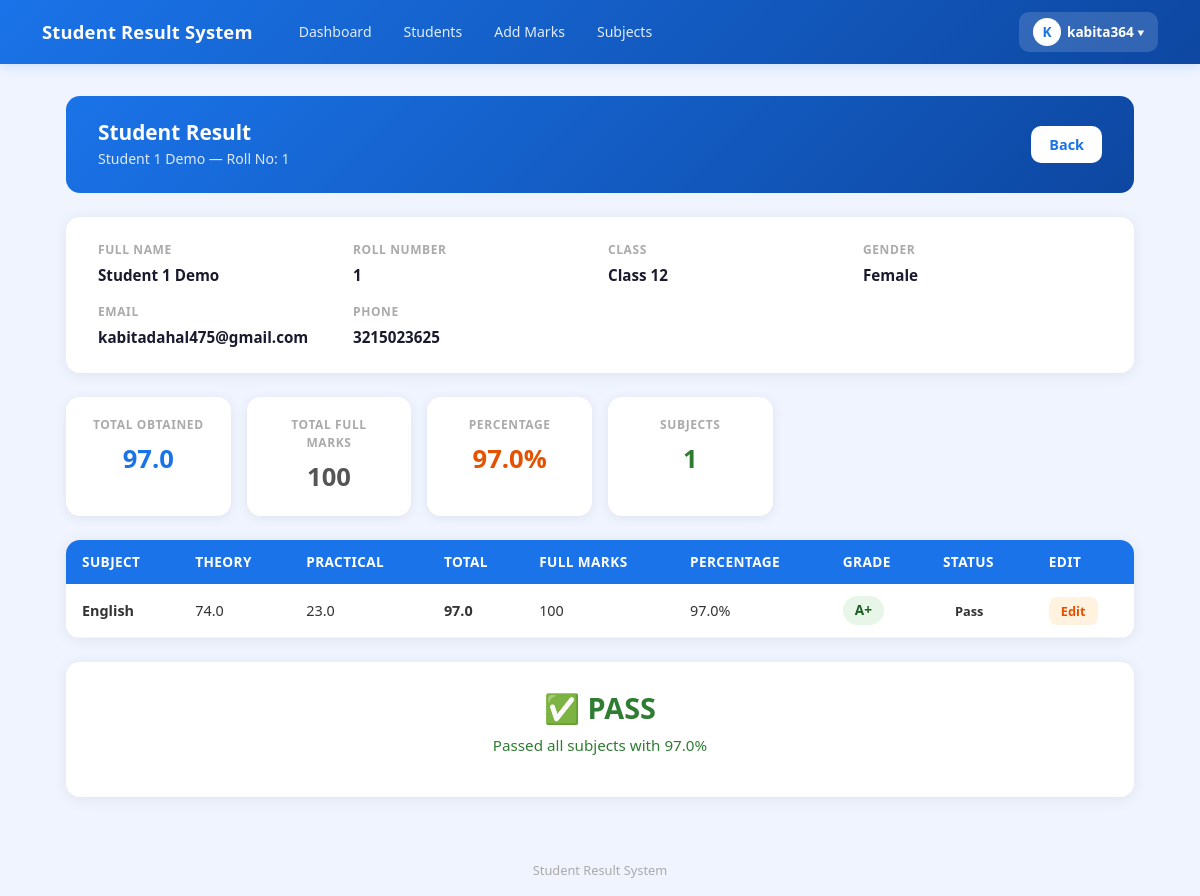
/result/377/ (signed in), run on the app's committed database.
### result/models.py (models this page shows, shortened)
class CustomUser(AbstractUser):
    ROLE_CHOICES = (
        ('admin', 'Admin'),
        ('teacher', 'Teacher'),
        ('student', 'Student'),
    )
    role = models.CharField(max_length=10, choices=ROLE_CHOICES, default='student')
    phone = models.CharField(max_length=15, null=True, blank=True)

class Student(models.Model):
    GENDER_CHOICES = [
        ('Male', 'Male'),
        ('Female', 'Female'),
        ('Other', 'Other'),
    ]
    student_id = models.CharField(
        max_length=20,
        unique=True,
        default=generate_student_id,
        editable=False
    )
    roll_number = models.PositiveIntegerField()
    first_name = models.CharField(max_length=50)
    last_name = models.CharField(max_length=50)
    email = models.EmailField(unique=True)
    phone = models.CharField(max_length=15, validators=[MinLengthValidator(10)])
    gender = models.CharField(max_length=10, choices=GENDER_CHOICES)
    date_of_birth = models.DateField(null=True)
    address = models.TextField()
    parent_name = models.CharField(max_length=100, blank=True)
    parent_phone = models.CharField(max_length=15, validators=[MinLengthValidator(10)])
    parent_email = models.EmailField(blank=True)
    class_name = models.ForeignKey(
        'Class',
        on_delete=models.CASCADE,
        related_name='students'
    )
    user = models.OneToOneField(CustomUser, on_delete=models.CASCADE, null=True, blank=True, related_name='student_profile')
    must_change_password = models.BooleanField(default=True)
    class Meta:
        unique_together = ['roll_number', 'class_name']
        ordering = ['class_name', 'roll_number']

class Class(models.Model):
    name = models.CharField(max_length=20)
    section = models.CharField(max_length=10, blank=True)
    def __str__(self):
        if self.section:
            return f"{self.name} - Section {self.section}"
        return self.name
    class Meta:
        verbose_name_plural = "Classes"
        ordering = ['name', 'section']

class Marks(models.Model):
    student = models.ForeignKey(
        Student,
        on_delete=models.CASCADE,
        related_name='marks'
    )
    subject = models.ForeignKey(
        Subject,
        on_delete=models.CASCADE
    )
    theory_obtained = models.FloatField(
        validators=[MinValueValidator(0.0)]
    )
    practical_obtained = models.FloatField(
        validators=[MinValueValidator(0.0)]
    )
    marks_obtained = models.FloatField(
        default=0,
        validators=[MinValueValidator(0.0)]
    )
    percentage = models.FloatField(default=0)
    grade = models.CharField(max_length=5, blank=True)
    is_pass = models.BooleanField(default=False)
    class Meta:
        unique_together = ['student', 'subject']

class Subject(models.Model):
    class_name = models.ForeignKey(
        Class, on_delete=models.CASCADE, related_name='subjects'
    )
    name = models.CharField(max_length=100)
    subject_code = models.CharField(max_length=20,unique=True, blank=True)
    full_marks = models.PositiveIntegerField(default=100)
    theory_marks = models.PositiveIntegerField(default=60)
    practical_marks = models.PositiveIntegerField(default=40)
    pass_marks = models.PositiveIntegerField(default=40)
    theory_pass_marks = models.PositiveIntegerField(default=24)
    practical_pass_marks = models.PositiveIntegerField(default=15)
    class Meta:
        ordering = ['name']

### result/views.py (the view)
# urls.py: path('result/<int:pk>/', views.student_result, name='student_result'),
@login_required(login_url='result:admin_login')
def student_result(request, pk):
    student = get_object_or_404(Student, pk=pk)
    marks_list = Marks.objects.filter(student=student)
    total_obtained = sum(m.marks_obtained for m in marks_list)
    total_full = sum(m.subject.full_marks for m in marks_list)
    overall_pct = round((total_obtained / total_full * 100) if total_full else 0, 2)
    return render(request, 'result/student_result.html', {
        'student': student,
        'marks_list': marks_list,
        'total_obtained': total_obtained,
        'total_full': total_full,
        'overall_pct': overall_pct,
    })

### result/templates/result/student_result.html (shortened to what this page needs)
{% extends 'result/base.html' %}
{% block content %}
<div class="page-header">
    <div>
        <h4> Student Result</h4>
        <p>{{ student.first_name }} {{ student.last_name }} — Roll No: {{ student.roll_number }}</p>
    </div>
    <a href="{% url 'result:student_list' %}" class="btn-back"> Back</a>
</div>
<div class="info-card">
    <div class="info-grid">
        <div class="info-item">
            <label>Full Name</label>
            <span>{{ student.first_name }} {{ student.last_name }}</span>
        </div>
        <div class="info-item">
            <label>Roll Number</label>
            <span>{{ student.roll_number }}</span>
        </div>
        <div class="info-item">
            <label>Class</label>
            <span>{{ student.class_name }}</span>
        </div>
        <div class="info-item">
            <label>Gender</label>
            <span>{{ student.gender }}</span>
        </div>
        <div class="info-item">
            <label>Email</label>
            <span>{{ student.email }}</span>
        </div>
        <div class="info-item">
            <label>Phone</label>
            <span>{{ student.phone }}</span>
        </div>
    </div>
</div>
<div class="summary-cards">
    <div class="summary-card">
        <div class="label">Total Obtained</div>
        <div class="value" style="color:#1a73e8;">{{ total_obtained }}</div>
    </div>
    <div class="summary-card">
        <div class="label">Total Full Marks</div>
        <div class="value" style="color:#555;">{{ total_full }}</div>
    </div>
    <div class="summary-card">
        <div class="label">Percentage</div>
        <div class="value" style="color:#e65100;">{{ overall_pct }}%</div>
    </div>
    <div class="summary-card">
        <div class="label">Subjects</div>
        <div class="value" style="color:#2e7d32;">{{ marks_list.count }}</div>
    </div>
</div>
{% if marks_list %}
<div class="table-card">
    <table class="table">
        <thead>
            <tr>
                <th>Subject</th>
                <th>Theory</th>
                <th>Practical</th>
                <th>Total</th>
                <th>Full Marks</th>
                <th>Percentage</th>
                <th>Grade</th>
                <th>Status</th>
                <th>Edit</th>
            </tr>
        </thead>
        <tbody>
            {% for mark in marks_list %}
            <tr>
                <td><strong>{{ mark.subject.name }}</strong></td>
                <td>{{ mark.theory_obtained }}</td>
                <td>{{ mark.practical_obtained }}</td>
                <td><strong>{{ mark.marks_obtained }}</strong></td>
                <td>{{ mark.subject.full_marks }}</td>
                <td>{{ mark.percentage }}%</td>
                <td>
                    <span class="grade-badge grade-{{ mark.grade|cut:'+' }}{% if '+' in mark.grade %}-plus{% endif %}">
                        {{ mark.grade }}
                    </span>
                </td>
                <td>
                    <span class="pass-badge pass-{{ mark.is_pass }}">
                        {% if mark.is_pass %}Pass{% else %}Fail{% endif %}
                    </span>
                </td>
                <td>
                    <a href="{% url 'result:edit_marks' mark.pk %}" style="background:#fff3e0; color:#e65100; border-radius:8px;
              padding:5px 12px; font-size:0.8rem; font-weight:600;
              text-decoration:none;">
                        Edit
                    </a>
                </td>
            </tr>
            {% endfor %}
        </tbody>
    </table>
</div>
<div class="result-final">
    {% if marks_list %}
    {% with failed=marks_list|dictsort:"is_pass" %}
    {% if failed.0.is_pass == False %}
    <div class="result-text result-fail"> FAIL</div>
    <p style="color:#c62828; font-size:0.95rem;">Failed in one or more subjects</p>
    {% else %}
    <div class="result-text result-pass">✅ PASS</div>
    <p style="color:#2e7d32; font-size:0.95rem;">Passed all subjects with {{ overall_pct }}%</p>
    {% endif %}
    {% endwith %}
    {% endif %}
</div>
{% endif %}
{% endblock %}

### result/templates/result/base.html (shortened to what this page needs)
<!DOCTYPE html>
<html lang="ne">
<head>
    <link href="https://cdn.jsdelivr.net/npm/bootstrap@5.3.0/dist/css/bootstrap.min.css" rel="stylesheet">
    <link href="https://cdn.jsdelivr.net/npm/bootstrap-icons@1.10.0/font/bootstrap-icons.css" rel="stylesheet">
</head>
<body>
    <nav class="navbar navbar-expand-lg">
        <div class="container">
         <a class="navbar-brand text-white" href="{% url 'result:dashboard' %}">
    Student Result System
</a>
            {% if user.is_authenticated %}
            <div class="collapse navbar-collapse" id="navMenu">
                <div class="d-flex gap-1 ms-3 flex-wrap align-items-center">
                    <a href="{% url 'result:dashboard' %}" class="nav-link-btn">Dashboard</a>
                    <a href="{% url 'result:student_list' %}" class="nav-link-btn">Students</a>
                    <a href="{% url 'result:add_marks' %}" class="nav-link-btn">Add Marks</a>
                    <a href="{% url 'result:subject_list' %}" class="nav-link-btn">Subjects</a>
                </div>
                <div class="ms-auto mt-2 mt-lg-0 profile-dropdown">
                    <button class="profile-btn" onclick="toggleDropdown()">
                        <div class="profile-avatar">
                            {{ request.user.username|first|upper }}
                        </div>
                        {{ request.user.username }}
                        ▾
                    </button>
                </div>
            </div>
            {% endif %}
        </div>
    </nav>
    <div class="main-container">
        {% block content %}{% endblock %}
    </div>
    <div class="site-footer">
        Student Result System
    </div>
</body>
</html>

### result/templates/result/base.html (style rules this page uses)
body { background: #f0f4ff; min-height: 100vh; }
.navbar-brand { font-size: 1.15rem; font-weight: 700; letter-spacing: 0.01em; }
.navbar { background: linear-gradient(135deg, #1a73e8, #0d47a1) !important; box-shadow: 0 2px 12px rgba(26, 115, 232, 0.18); padding: 0.75rem 0; }
.nav-link-btn { color: rgba(255, 255, 255, 0.88); font-size: 0.88rem; font-weight: 500; padding: 6px 14px; border-radius: 8px; text-decoration: none; transition: background 0.15s; }
.profile-dropdown { position: relative; }
.profile-btn { background: rgba(255, 255, 255, 0.15); color: white; border: none; border-radius: 10px; padding: 6px 14px; font-size: 0.85rem; font-weight: 600; cursor: pointer; display: flex; align-items: center; gap: 6px; transition: background 0.15s; }
.profile-avatar { width: 28px; height: 28px; background: white; color: #1a73e8; border-radius: 50%; display: flex; align-items: center; justify-content: center; font-weight: 800; font-size: 0.85rem; }
.main-container { max-width: 1100px; margin: 0 auto; padding: 2rem 1rem; }
.site-footer { text-align: center; color: #aaa; font-size: 0.8rem; padding: 2rem 0 1rem; }

### result/templates/result/student_result.html (style rules this page uses)
.page-header { background: linear-gradient(135deg, #1a73e8, #0d47a1); border-radius: 14px; padding: 1.5rem 2rem; color: white; display: flex; align-items: center; justify-content: space-between; flex-wrap: wrap; gap: 1rem; margin-bottom: 1.5rem; }
.page-header h4 { font-size: 1.3rem; font-weight: 700; margin: 0; }
.page-header p { margin: 0.2rem 0 0; opacity: 0.85; font-size: 0.88rem; }
.btn-back { background: white; color: #1a73e8; font-weight: 600; border: none; border-radius: 10px; padding: 8px 18px; text-decoration: none; font-size: 0.9rem; transition: all 0.15s; }
.info-card { background: white; border-radius: 14px; box-shadow: 0 2px 16px rgba(0, 0, 0, 0.07); padding: 1.5rem 2rem; margin-bottom: 1.5rem; }
.info-grid { display: grid; grid-template-columns: repeat(auto-fill, minmax(200px, 1fr)); gap: 1rem; }
.info-item label { font-size: 0.75rem; font-weight: 700; color: #aaa; text-transform: uppercase; letter-spacing: 0.05em; display: block; margin-bottom: 4px; }
.info-item span { font-size: 0.95rem; font-weight: 600; color: #1a1a2e; }
.summary-cards { display: grid; grid-template-columns: repeat(auto-fill, minmax(160px, 1fr)); gap: 1rem; margin-bottom: 1.5rem; }
.summary-card { background: white; border-radius: 14px; box-shadow: 0 2px 12px rgba(0, 0, 0, 0.07); padding: 1.2rem 1.5rem; text-align: center; }
.summary-card .label { font-size: 0.75rem; font-weight: 700; color: #aaa; text-transform: uppercase; letter-spacing: 0.05em; margin-bottom: 6px; }
.summary-card .value { font-size: 1.6rem; font-weight: 800; }
.table-card { background: white; border-radius: 14px; box-shadow: 0 2px 16px rgba(0, 0, 0, 0.07); overflow: hidden; margin-bottom: 1.5rem; }
.table { margin: 0; font-size: 0.9rem; }
.table thead th { background: #1a73e8; color: white; font-weight: 600; border: none; padding: 12px 16px; font-size: 0.85rem; text-transform: uppercase; letter-spacing: 0.03em; }
.table tbody tr { border-bottom: 1px solid #f5f5f5; transition: background 0.1s; }
.table tbody td { padding: 12px 16px; vertical-align: middle; color: #333; }
.grade-badge { padding: 4px 12px; border-radius: 20px; font-size: 0.85rem; font-weight: 700; display: inline-block; }
.grade-A-plus { background: #e8f5e9; color: #1b5e20; }
.pass-badge { padding: 3px 12px; border-radius: 20px; font-size: 0.8rem; font-weight: 600; }
.result-final { background: white; border-radius: 14px; box-shadow: 0 2px 16px rgba(0, 0, 0, 0.07); padding: 1.5rem 2rem; text-align: center; }
.result-final .result-text { font-size: 1.8rem; font-weight: 800; margin-bottom: 0.3rem; }
.result-pass { color: #2e7d32; }

### data on the page
CustomUser: user.username|first "K", user.username "kabita364"
Student: first_name "Student 1", last_name "Demo", roll_number "1", class_name "Class 12", gender "Female", email "kabitadahal475@gmail.com", phone "3215023625"
Marks: subject.name "English", theory_obtained "74.0", practical_obtained "23.0", marks_obtained "97.0", subject.full_marks "100", percentage "97.0", grade "A+", is_pass "Pass"

### other printed values
{{ total_obtained }} "97.0"
{{ total_full }} "100"
{{ overall_pct }} "97.0"
{{ marks_list.count }} "1"
